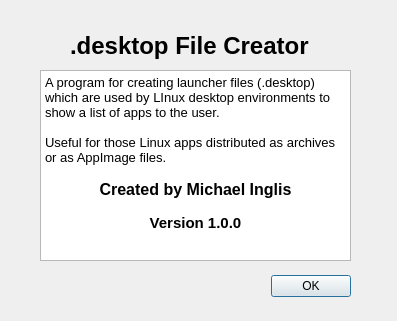
<?xml version="1.0" encoding="UTF-8"?>
<ui version="4.0">
 <class>AboutDialog</class>
 <widget class="QDialog" name="AboutDialog">
  <property name="geometry">
   <rect>
    <x>0</x>
    <y>0</y>
    <width>397</width>
    <height>321</height>
   </rect>
  </property>
  <property name="windowTitle">
   <string>Dialog</string>
  </property>
  <property name="windowIcon">
   <iconset resource="resources.qrc">
    <normaloff>:/images/video-display.png</normaloff>:/images/video-display.png</iconset>
  </property>
  <widget class="QDialogButtonBox" name="buttonBox">
   <property name="geometry">
    <rect>
     <x>50</x>
     <y>270</y>
     <width>301</width>
     <height>32</height>
    </rect>
   </property>
   <property name="orientation">
    <enum>Qt::Horizontal</enum>
   </property>
   <property name="standardButtons">
    <set>QDialogButtonBox::Ok</set>
   </property>
  </widget>
  <widget class="QLabel" name="label">
   <property name="geometry">
    <rect>
     <x>70</x>
     <y>20</y>
     <width>251</width>
     <height>51</height>
    </rect>
   </property>
   <property name="font">
    <font>
     <pointsize>18</pointsize>
     <weight>75</weight>
     <bold>true</bold>
    </font>
   </property>
   <property name="text">
    <string>.desktop File Creator</string>
   </property>
  </widget>
  <widget class="QTextEdit" name="textEdit">
   <property name="geometry">
    <rect>
     <x>40</x>
     <y>70</y>
     <width>311</width>
     <height>191</height>
    </rect>
   </property>
   <property name="readOnly">
    <bool>true</bool>
   </property>
   <property name="html">
    <string>&lt;!DOCTYPE HTML PUBLIC &quot;-//W3C//DTD HTML 4.0//EN&quot; &quot;http://www.w3.org/TR/REC-html40/strict.dtd&quot;&gt;
&lt;html&gt;&lt;head&gt;&lt;meta name=&quot;qrichtext&quot; content=&quot;1&quot; /&gt;&lt;style type=&quot;text/css&quot;&gt;
p, li { white-space: pre-wrap; }
&lt;/style&gt;&lt;/head&gt;&lt;body style=&quot; font-family:'Ubuntu'; font-size:10pt; font-weight:400; font-style:normal;&quot;&gt;
&lt;p style=&quot; margin-top:0px; margin-bottom:0px; margin-left:0px; margin-right:0px; -qt-block-indent:0; text-indent:0px;&quot;&gt;A program for creating launcher files (.desktop) which are used by LInux desktop environments to show a list of apps to the user.&lt;/p&gt;
&lt;p style=&quot;-qt-paragraph-type:empty; margin-top:0px; margin-bottom:0px; margin-left:0px; margin-right:0px; -qt-block-indent:0; text-indent:0px;&quot;&gt;&lt;br /&gt;&lt;/p&gt;
&lt;p style=&quot; margin-top:0px; margin-bottom:0px; margin-left:0px; margin-right:0px; -qt-block-indent:0; text-indent:0px;&quot;&gt;Useful for those Linux apps distributed as archives or as AppImage files.&lt;/p&gt;
&lt;p style=&quot;-qt-paragraph-type:empty; margin-top:0px; margin-bottom:0px; margin-left:0px; margin-right:0px; -qt-block-indent:0; text-indent:0px;&quot;&gt;&lt;br /&gt;&lt;/p&gt;
&lt;p align=&quot;center&quot; style=&quot; margin-top:0px; margin-bottom:0px; margin-left:0px; margin-right:0px; -qt-block-indent:0; text-indent:0px;&quot;&gt;&lt;span style=&quot; font-size:12pt; font-weight:600;&quot;&gt;Created by Michael Inglis&lt;/span&gt;&lt;/p&gt;
&lt;p align=&quot;center&quot; style=&quot;-qt-paragraph-type:empty; margin-top:0px; margin-bottom:0px; margin-left:0px; margin-right:0px; -qt-block-indent:0; text-indent:0px;&quot;&gt;&lt;br /&gt;&lt;/p&gt;
&lt;p align=&quot;center&quot; style=&quot; margin-top:0px; margin-bottom:0px; margin-left:0px; margin-right:0px; -qt-block-indent:0; text-indent:0px;&quot;&gt;&lt;span style=&quot; font-size:11pt; font-weight:600;&quot;&gt;Version 1.0.0&lt;/span&gt;&lt;/p&gt;
&lt;p align=&quot;center&quot; style=&quot;-qt-paragraph-type:empty; margin-top:0px; margin-bottom:0px; margin-left:0px; margin-right:0px; -qt-block-indent:0; text-indent:0px;&quot;&gt;&lt;br /&gt;&lt;/p&gt;&lt;/body&gt;&lt;/html&gt;</string>
   </property>
  </widget>
 </widget>
 <resources>
  <include location="resources.qrc"/>
 </resources>
 <connections>
  <connection>
   <sender>buttonBox</sender>
   <signal>accepted()</signal>
   <receiver>AboutDialog</receiver>
   <slot>accept()</slot>
   <hints>
    <hint type="sourcelabel">
     <x>248</x>
     <y>254</y>
    </hint>
    <hint type="destinationlabel">
     <x>157</x>
     <y>274</y>
    </hint>
   </hints>
  </connection>
  <connection>
   <sender>buttonBox</sender>
   <signal>rejected()</signal>
   <receiver>AboutDialog</receiver>
   <slot>reject()</slot>
   <hints>
    <hint type="sourcelabel">
     <x>316</x>
     <y>260</y>
    </hint>
    <hint type="destinationlabel">
     <x>286</x>
     <y>274</y>
    </hint>
   </hints>
  </connection>
 </connections>
</ui>
